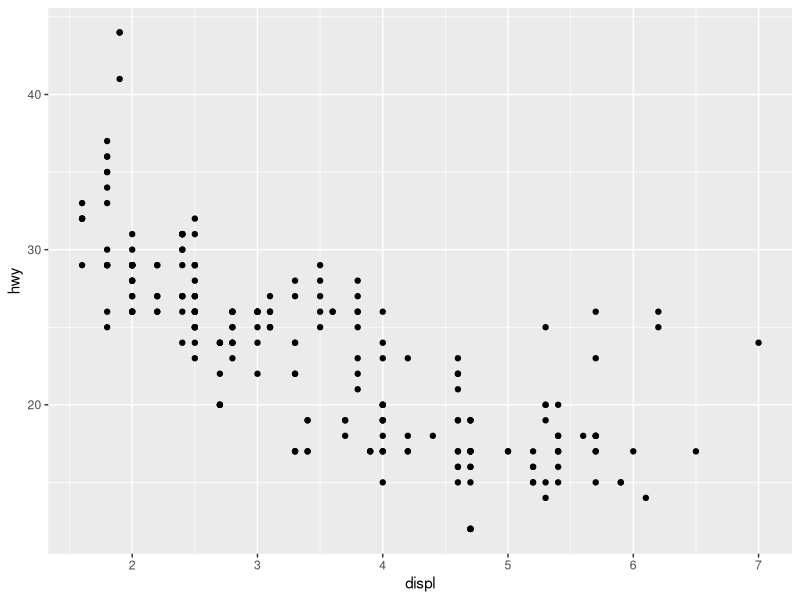
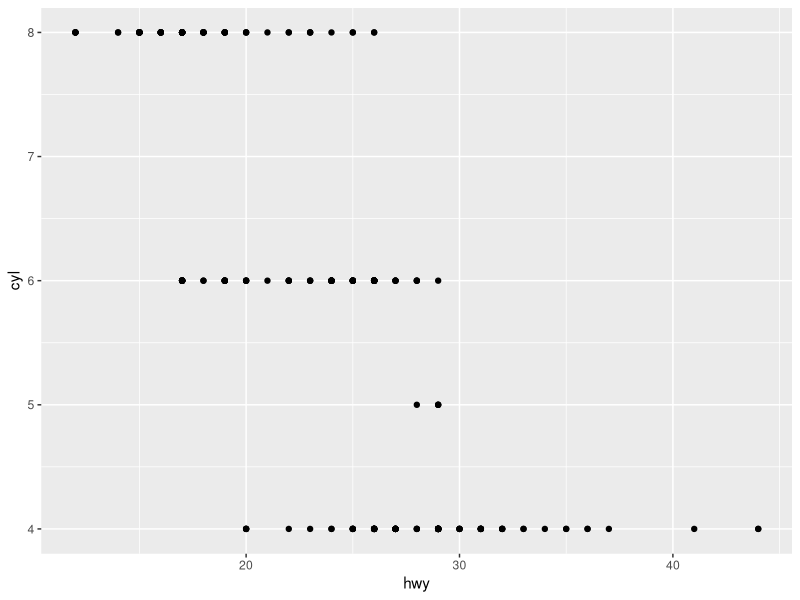
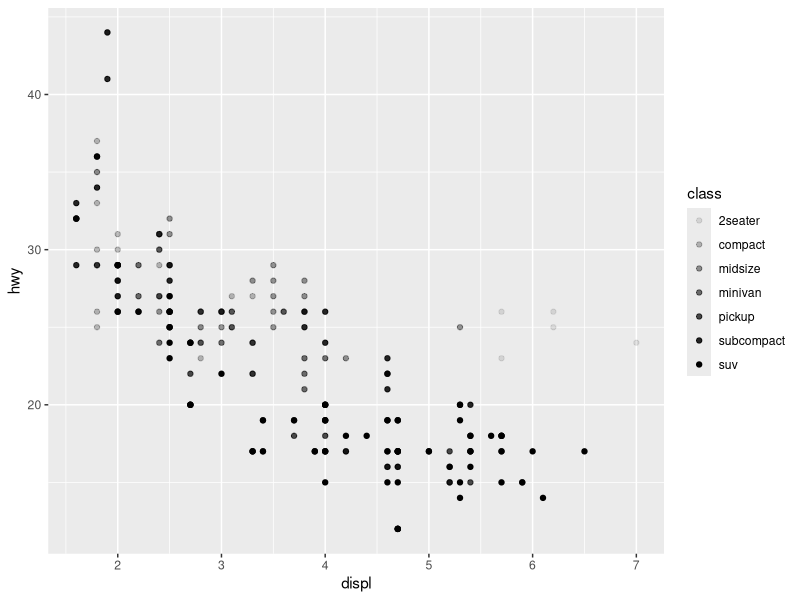
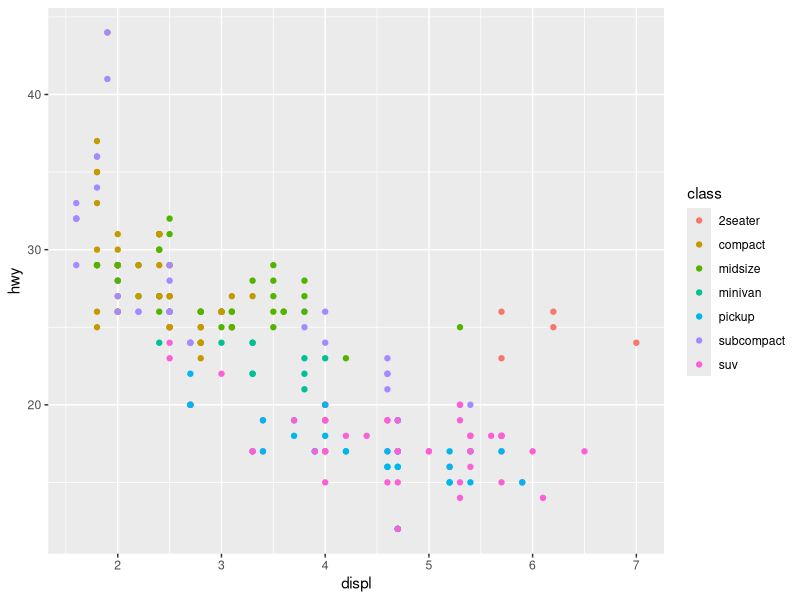
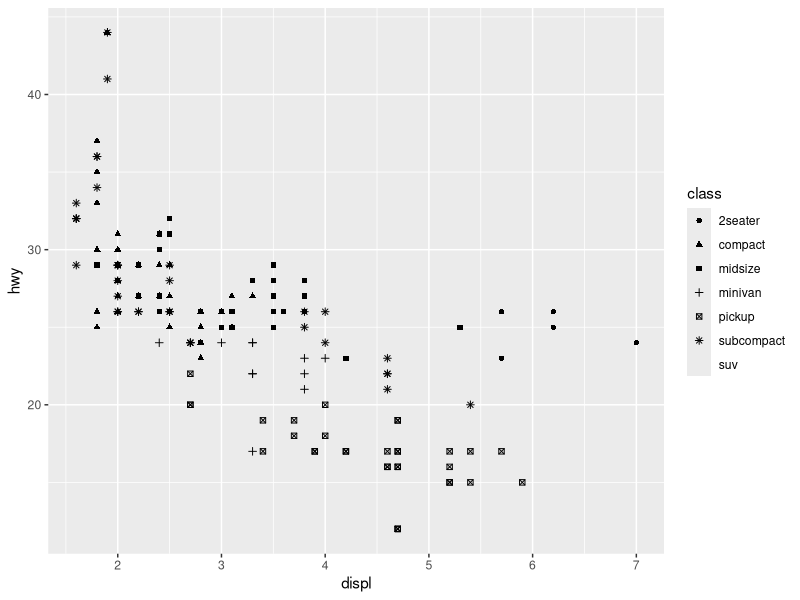
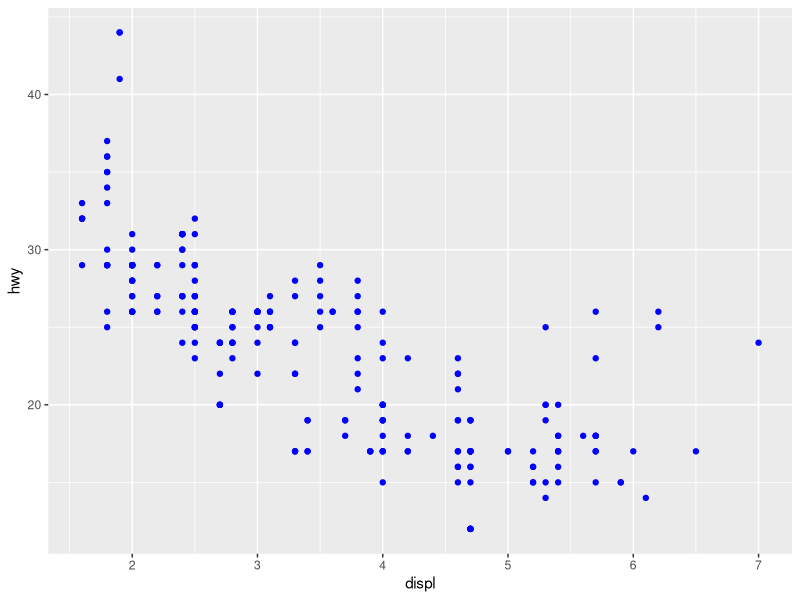
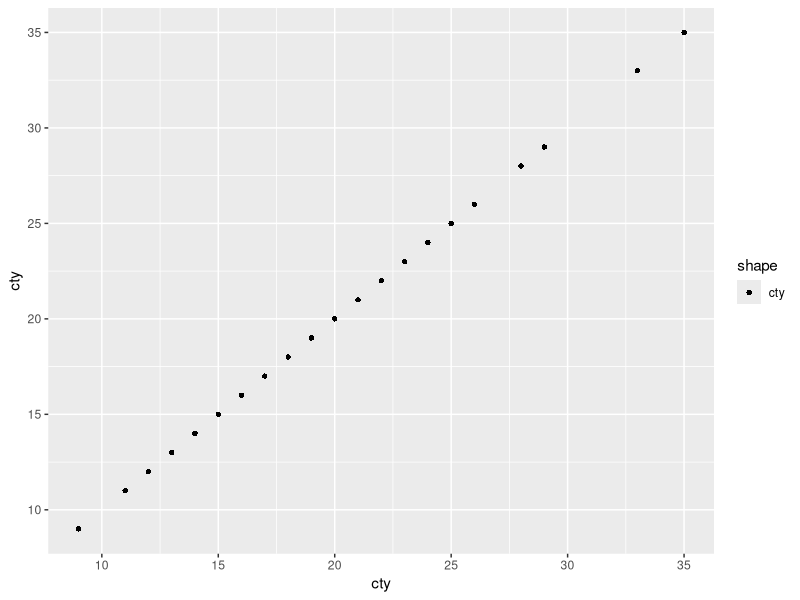
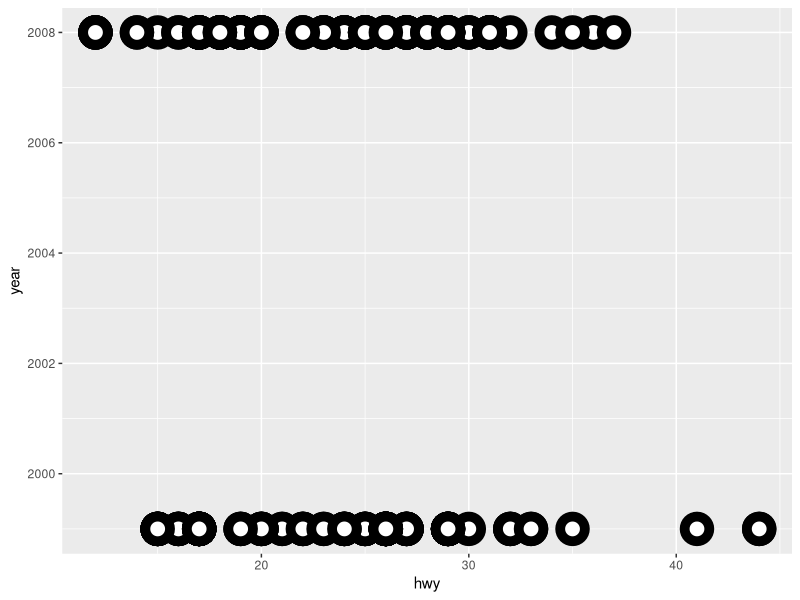

These charts were generated, in order, by the following R code: (Note: this script raises an error after producing the figures.)
# clear the environment
rm(list = ls())
# Book reference: http://r4ds.had.co.nz/data-visualisation.html#geometric-objects
# load the libraries
library(tidyverse)
head(mpg)
ggplot(data = mpg)+
  geom_point(mapping = aes(x=displ, y=hwy)) # negative relationship 
?mpg
dim(mpg)
str(mpg)

# Aesthetic mappings
ggplot(data = mpg)+
  geom_point(mapping=aes(x=hwy, y=cyl)) # this scatterplot is not useful as it does not show any trend or relationship

ggplot(data = mpg)+
  geom_point(mapping = aes(x=displ, y=hwy, alpha=class)) # where alpha aesthetic controls the shape of the points
ggplot(data = mpg)+
  geom_point(mapping = aes(x=displ, y=hwy, colour=class))
ggplot(data = mpg)+
  geom_point(mapping = aes(x=displ, y=hwy, shape=class))
ggplot(data = mpg)+
  geom_point(mapping = aes(x=displ, y=hwy),colour="blue")

ggplot(data = mpg)+
  geom_point(mapping = aes(x=cty, y=cty,shape="cty"))
?geom_point

ggplot(data = mpg, aes(hwy,year))+
  geom_point(shape=21, colour="black", fill="white",size=5, stroke=5)

ggplot(data = mpg)+
  geom_point(mapping = aes(x=cty, y=cty,colour=displ<5))

# Facets

# Note: The variable that you pass to facet_wrap() should be discrete or categorical
ggplot(data=mpg)+
  geom_point(mapping = aes(x=displ, y=hwy))+
  facet_wrap(~class, nrow = 2)

# To facet your plot on the combination of two variables, add facet_grid() to your plot call. 
ggplot(data = mpg)+
  geom_point(mapping = aes(x=displ, y=hwy))+
  facet_grid(drv~cyl)

#If you prefer to not facet in the rows or columns dimension, use a . instead of a variable name, e.g. + facet_grid(. ~ cyl)
ggplot(data=mpg)+
  geom_point(mapping = aes(x=displ, y=hwy))+
  facet_grid(.~cyl)

# lets try to facet a continuous variable
ggplot(data=mpg)+
  geom_point(mapping = aes(x=displ, y=hwy))+
  facet_wrap(~hwy, nrow=2) # The continuous variable is plotted but the plot is nonsense

# what do the empty cells in the following plot mean?
ggplot(data = mpg) + 
  geom_point(mapping = aes(x = drv, y = cyl)) # I think the empty cells indicate missing values

# what plots the following code make?
ggplot(data = mpg) + 
  geom_point(mapping = aes(x = displ, y = hwy)) +
  facet_grid(drv ~ .)

# left
ggplot(data = mpg) + 
  geom_point(mapping = aes(x = displ, y = hwy))

# right
ggplot(data = mpg) + 
  geom_smooth(mapping = aes(x = displ, y = hwy)) # You could set the shape of a point, but you couldn’t set the “shape” of a line. On the other hand, you could set the linetype of a line. geom_smooth() will draw a different line, with a different linetype, for each unique value of the variable that you map to linetype.

ggplot(data = mpg) + 
  geom_smooth(mapping = aes(x = displ, y = hwy, linetype=drv))

ggplot(data = mpg) +
  geom_smooth(mapping = aes(x = displ, y = hwy))

ggplot(data = mpg) +
  geom_smooth(mapping = aes(x = displ, y = hwy))+
  geom_smooth(mapping = aes(x = displ, y = hwy, group = drv))+
  facet_wrap(~class, nrow = 1)

ggplot(data = mpg, mapping = aes(x=displ, y=hwy))+ # global mapping
  geom_point()+
  geom_smooth()

# If you place mappings in a geom function, ggplot2 will treat them as local mappings for the layer.
# It will use these mappings to extend or overwrite the global mappings for that layer only. 
# This makes it possible to display different aesthetics in different layers.
ggplot(data=mpg, mapping = aes(x=displ, y=hwy))+
  geom_point(mapping = aes(colour=class))+
  geom_smooth()
# The local data argument in geom_smooth() overrides the global data argument in ggplot() for that layer only.
ggplot(data = mpg, mapping = aes(x=displ, y=hwy))+
  geom_point(mapping = aes(colour=class))+
  geom_smooth(data = filter(mpg, class=="subcompact"), se=FALSE)

ggplot(data = mpg, mapping = aes(x = displ, y = hwy, color = drv)) + 
  geom_point() + 
  geom_smooth(se=FALSE)

# Question: Will these two graphs look different? Why/why not?
ggplot(data = mpg, mapping = aes(x = displ, y = hwy)) + 
  geom_point() + 
  geom_smooth()

ggplot() + 
  geom_point(data = mpg, mapping = aes(x = displ, y = hwy)) + 
  geom_smooth(data = mpg, mapping = aes(x = displ, y = hwy))

# Exercise: Chapter 3.6.1- Geometric objects
# Question 6
ggplot(data = mpg,mapping = aes(x=displ, y=hwy))+
  geom_point(shape=21, fill="black", size=5)+
  geom_smooth(se=FALSE)

ggplot(data=mpg, mapping = aes(x=displ, y=hwy))+
  geom_point(mapping = aes(x = displ, y = hwy))+
  geom_smooth(mapping = aes(colour=hwy), se=FALSE)
## Note: the question 6 exercise is incomplete

# 3.7: Statistical Transformations
str(diamonds)

ggplot(data = diamonds)+
  geom_bar(mapping = aes(x=cut))
ggplot(data = diamonds)+
  stat_count(mapping = aes(x=cut))

ggplot(data = diamonds) + 
  geom_bar(mapping = aes(x = cut, y = ..prop.., group = 1))

ggplot(data = diamonds) + 
  stat_summary(
    mapping = aes(x = cut, y = depth),
    fun.ymin = min,
    fun.ymax = max,
    fun.y = median
  )
?stat_summary
## Exercise 3.7.1
## Ans. The default geom to stat_summary() is pointrange 
ggplot(data = diamonds) + 
  geom_pointrange(mapping = aes(x=carat, y=depth,
                                ymin = min,
                                ymax = max))
ggplot(data = diamonds)+
  geom_col(mapping = aes(x=cut, y=depth))
